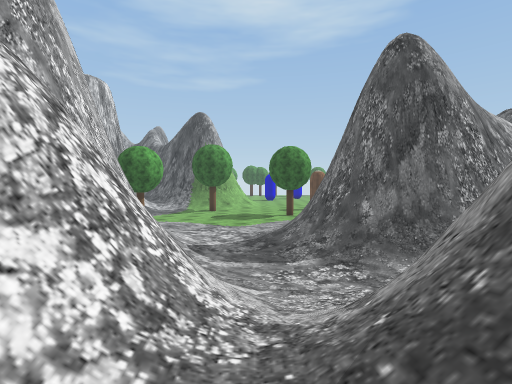
view 1 (above)

24 first-person views from a walk through a 3-D level made in the Unity game engine. The camera is 1.4 m above the floor, tilts 2° down and sees 85° across. The floor is counted in squares, 2 m on a side. Each view is taken from the middle of a square. On the plan, view 1 faces up. The plan holds only what a view shows up to about 9 squares ahead; the rest is blank. The place goes on beyond the plan. Some trees and plants on the terrain are drawn as simple stand-ins. Some surface patterns are stand-ins.

view 2
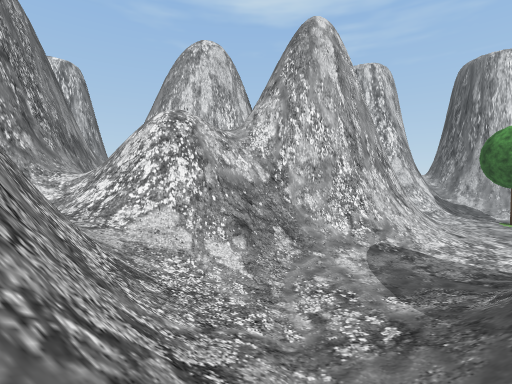

view 3
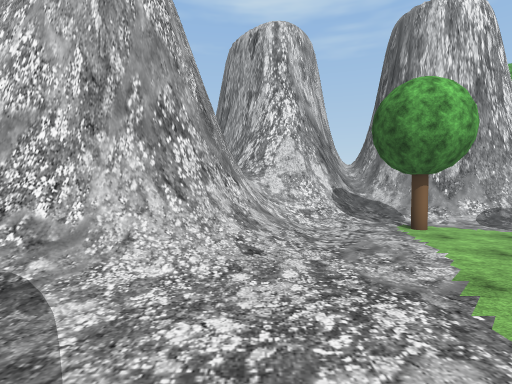

view 4
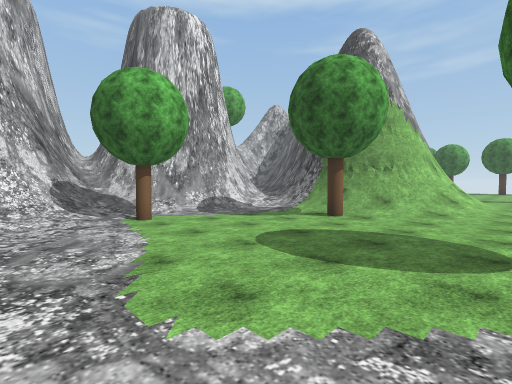

view 5
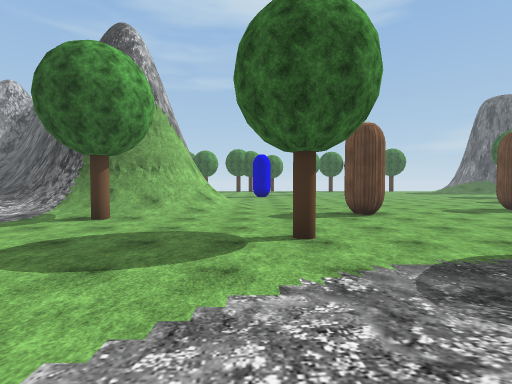

view 6
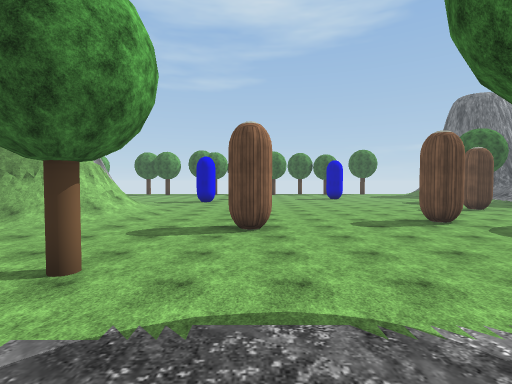

view 7
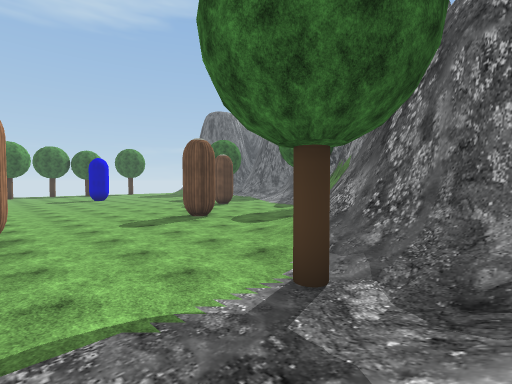

view 8
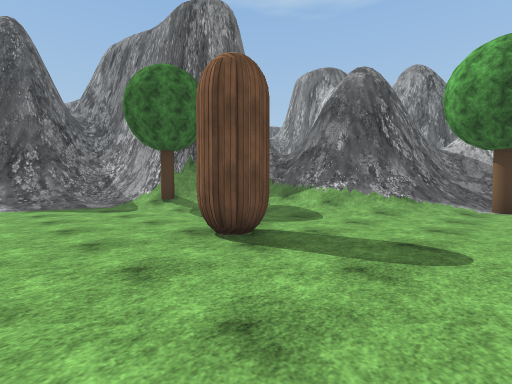

view 9
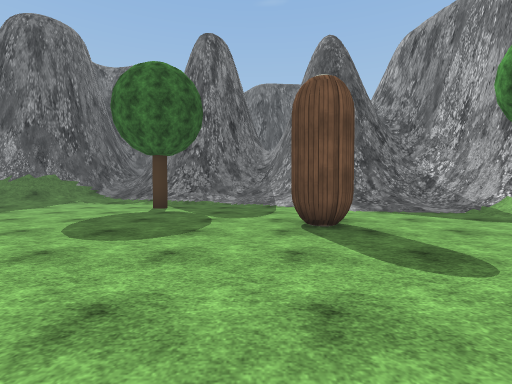

view 10
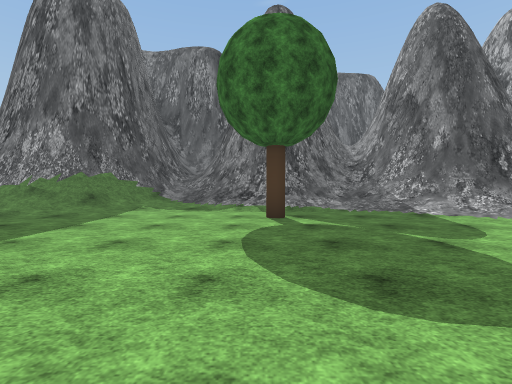

view 11
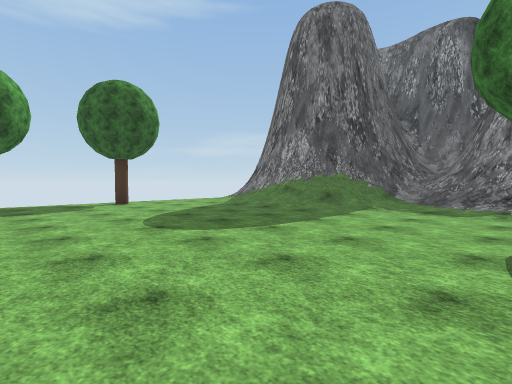

view 12
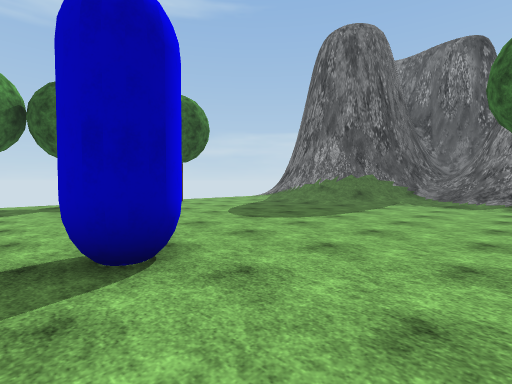

view 13
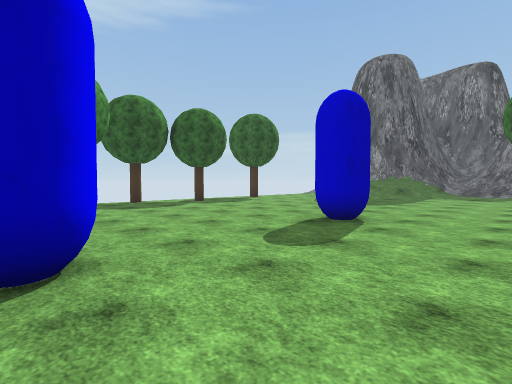

view 14
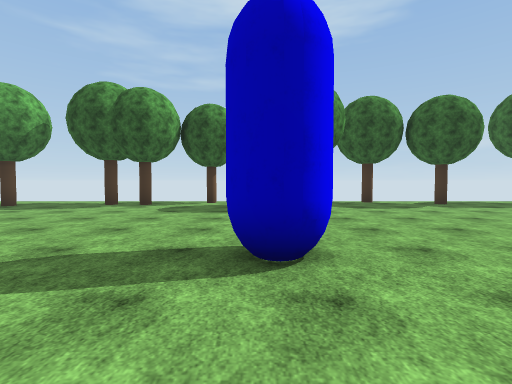

view 15
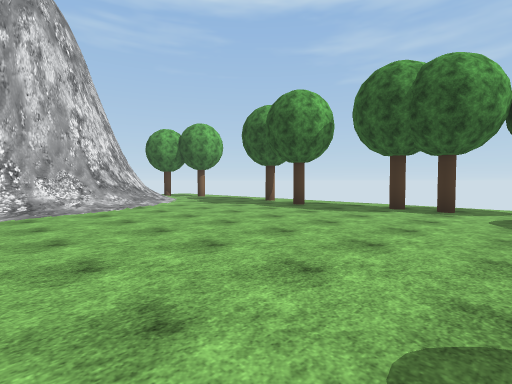

view 16
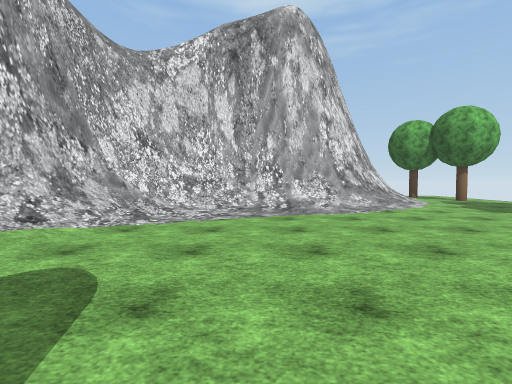

view 17
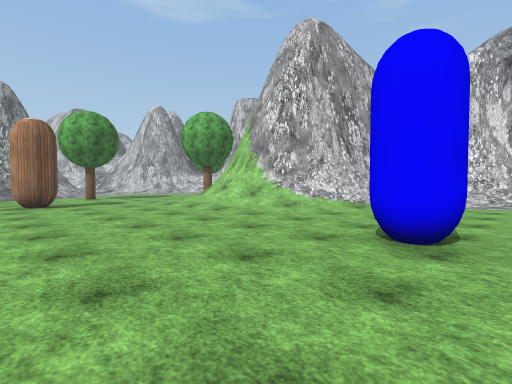

view 18
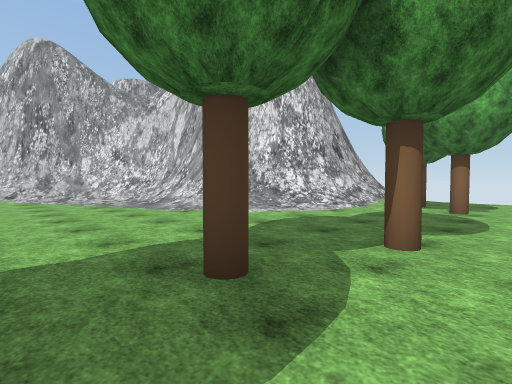

view 19
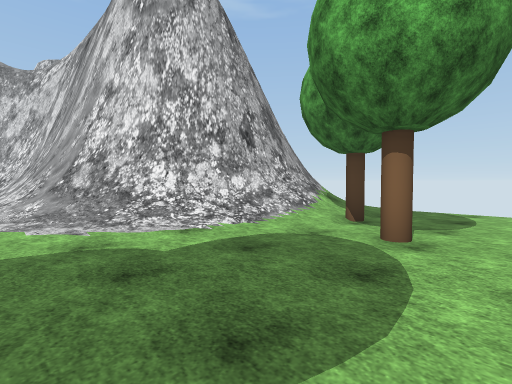

view 20
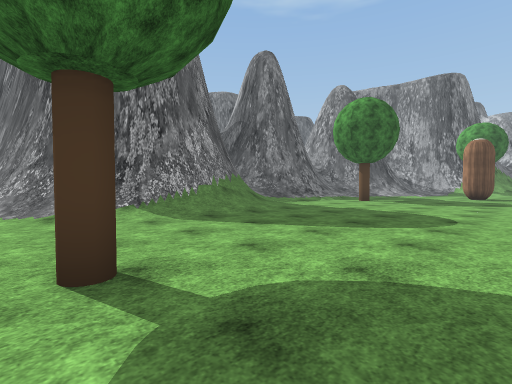

view 21
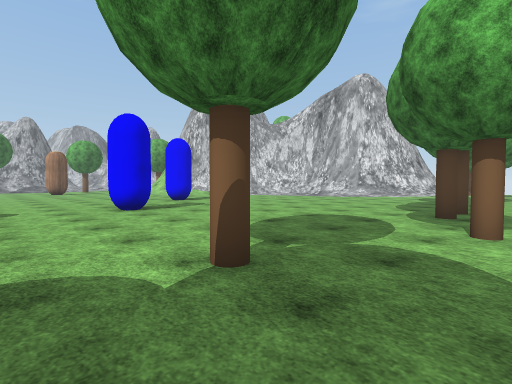

view 22
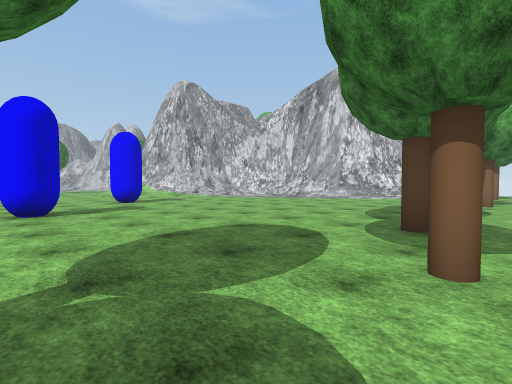

view 23
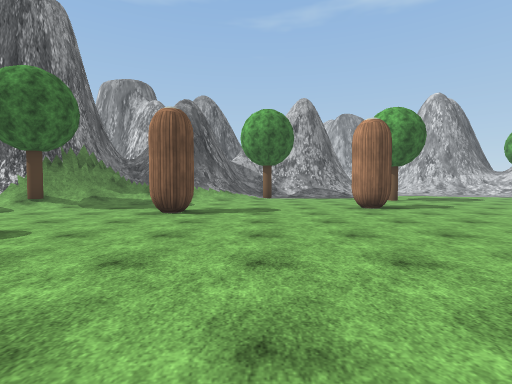

view 24
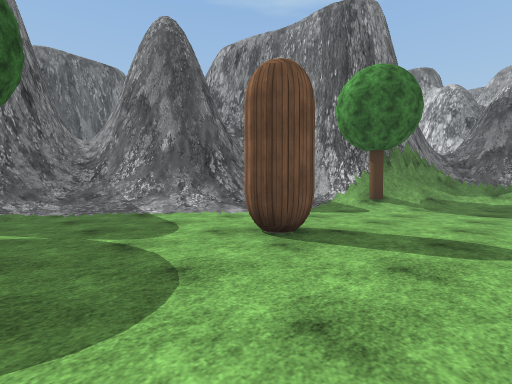

### Floor plan
Key: @ floor where view 1 was taken; # wall or solid block; . floor; / step, stairs or slope; = window, fence, low wall or low ledge; O other object.
Columns run from 13 left of view 1 to 20 right of it. Each row starts with its distance up from view 1.
 36 ...............O.....O.........//#
 35 ...O....O...O.O........O..O...//##
 34 ..O.......O.......O..........//##
 33 /////......................../##
 32  ###///....................../##
 31  #####/....................../##
 30      #//.....................//##
 29      ##/.........#....#.......//##
 28       #/.......................//#
 27       #/......................//##
 26       #//.....#..............O/##
 25       ##//...........  ......./##
 24        ###//..................//##
 23         ###//.................///#
 22           ##//............#../####
 21            ##/..............//##
 20            ##/..............//#
 19       =######/..............//#
 18        /####//........#...////=
 17        //////....#......./O####
 16       #/..O...........////##
 15      ##/.............////##
 14      #//.......O....//####
 13      //.O..........OO/##
 12     #///............/##
 11     ##//......// ////#
 10      ##///..../     ##
  9      #=##///.//
  8         ###/.//#
  7           #////#
  6           #//./####
  5           ##/.////
  4           ##//////
  3            ##//##
  2            ##/##
  1            #//#
  0           ///@
 -1         #####

Positions as (right, up) in squares from view 1, and headings:
1: (0, 0), facing up
2: (4, 4), facing left
3: (1, 9), facing left
4: (1, 10), facing up-left
5: (1, 10), facing up
6: (4, 11), facing up
7: (4, 11), facing up-right
8: (6, 21), facing down-right
9: (8, 23), facing right
10: (10, 26), facing right
11: (10, 26), facing up-right
12: (8, 26), facing up-right
13: (4, 26), facing up-right
14: (4, 26), facing up
15: (2, 27), facing up-left
16: (1, 27), facing left
17: (5, 27), facing down-left
18: (-2, 36), facing down-left
19: (-6, 36), facing down-left
20: (11, 36), facing down-right
21: (7, 36), facing down-left
22: (5, 36), facing down-left
23: (7, 25), facing down
24: (10, 25), facing down-right
